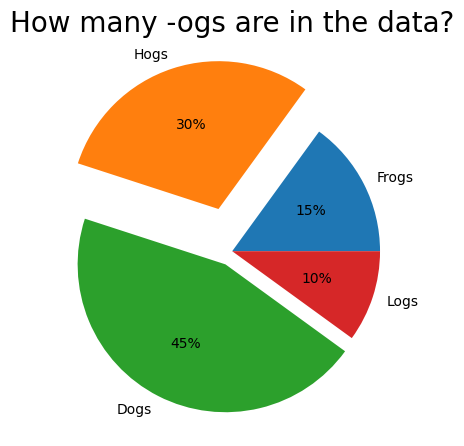

The Python source for this figure:
# let's import the liblaries
import numpy as np
import pandas as pd
# import matplotlib as mlp 
import matplotlib.pyplot as plt

labels = 'Frogs', 'Hogs', 'Dogs', 'Logs'
sizes = [15, 30, 45, 10]
explode = (0, 0.3, 0.1, 0)  # only "explode" the 2nd slice (i.e. 'Hogs')

fig, ax = plt.subplots()
ax.pie(sizes,
      labels=labels,
      explode=explode,
      autopct='%1.0f%%')

plt.title('How many -ogs are in the data?', pad=25, fontsize=20)

plt.plot()
